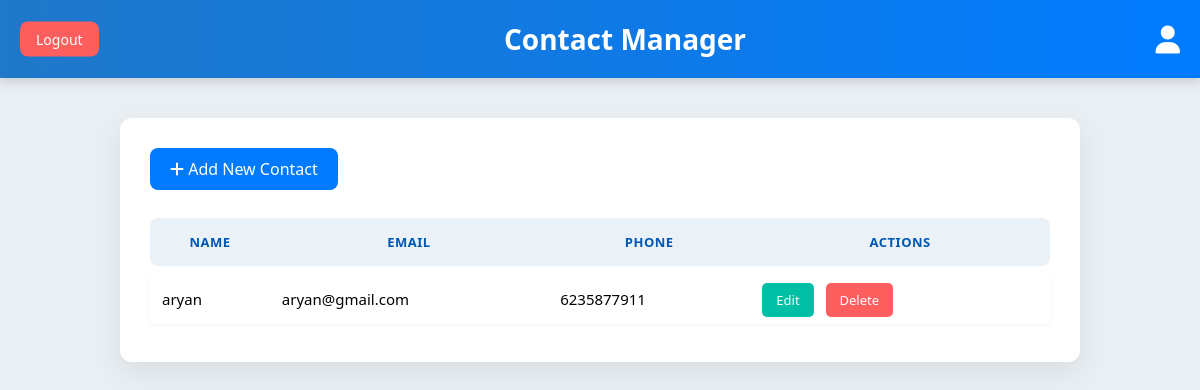
/ (signed in), run on the app's committed database.
### conatct/models.py (models this page shows, shortened)
class Contact(models.Model):
    user = models.ForeignKey(User, on_delete=models.CASCADE)
    name = models.CharField(max_length=100)
    phone = models.CharField(max_length=15)
    email = models.EmailField()

### conatct/views.py (the view)
# urls.py: path('', views.contact_list, name='contact_list'),
@login_required
def contact_list(request):
    contacts = Contact.objects.filter(user=request.user)
    return render(request, 'home.html', {'contacts': contacts})

### conatct/templates/home.html (shortened to what this page needs)
<!DOCTYPE html>
<html lang="en">
<head>
<link rel="stylesheet" href="https://cdnjs.cloudflare.com/ajax/libs/font-awesome/6.4.2/css/all.min.css">
</head>
<body>
    <header>
        Contact Manager
        <a href="{% url 'profile' %}" class="profile-icon" title="View Profile">
            <i class="fa-solid fa-user"></i>
        </a>
        <a href="{% url 'logout' %}" class="logout-button">Logout</a>
    </header>
    <div class="container">
        <a href="{% url 'add_contact' %}" class="button"><i class="fa-solid fa-plus"></i> Add New Contact</a>
        <table>
            <thead>
                <tr>
                    <th>Name</th>
                    <th>Email</th>
                    <th>Phone</th>
                    <th>Actions</th>
                </tr>
            </thead>
            <tbody>
                {% for contact in contacts %}
                <tr>
                    <td>{{ contact.name }}</td>
                    <td>{{ contact.email }}</td>
                    <td>{{ contact.phone }}</td>
                    <td>
                        <a href="{% url 'edit_contact' contact.id %}" class="action-btn edit-btn">Edit</a>
                        <a href="{% url 'delete_contact' contact.id %}" class="action-btn delete-btn">Delete</a>
                    </td>
                </tr>
                {% empty %}
                <tr>
                    <td colspan="4" style="text-align:center; padding: 20px;">
                        <i class="fa-solid fa-inbox"></i> No contacts found.
                    </td>
                </tr>
                {% endfor %}
            </tbody>
        </table>
    </div>
</body>
</html>

### conatct/templates/home.html (style rules this page uses)
:root { --primary-blue: #007bff; --dark-blue: #0056b3; --light-bg: #EAEFF4; --card-shadow: 0 10px 30px rgba(0, 0, 0, 0.08); --hover-transition: all 0.3s ease-in-out; }
body { font-family: 'Segoe UI', Tahoma, Geneva, Verdana, sans-serif; background: var(--light-bg); margin: 0; padding: 0; }
header { position: relative; background: linear-gradient(90deg, #1f78c9, var(--primary-blue)); color: white; padding: 20px 50px 20px 100px; text-align: center; font-size: 28px; font-weight: 600; box-shadow: 0 4px 10px rgba(0, 0, 0, 0.15); }
.profile-icon { position: absolute; top: 50%; transform: translateY(-50%); right: 20px; cursor: pointer; z-index: 10; transition: var(--hover-transition); }
.profile-icon i { font-size: 28px; color: white; }
.logout-button { position: absolute; top: 50%; transform: translateY(-50%); left: 20px; z-index: 10; background: #FF5E5E; color: white; padding: 8px 16px; border-radius: 8px; text-decoration: none; font-size: 14px; font-weight: 500; transition: var(--hover-transition); }
.container { width: 90%; max-width: 900px; margin: 40px auto; background: white; padding: 30px; border-radius: 12px; box-shadow: var(--card-shadow); }
a.button { display: inline-block; background: var(--primary-blue); color: white; padding: 10px 20px; border-radius: 8px; text-decoration: none; margin-bottom: 20px; font-size: 16px; font-weight: 500; transition: var(--hover-transition); }
table { width: 100%; border-collapse: separate; border-spacing: 0 8px; }
thead th { background: #EAF2F8; color: var(--dark-blue); font-weight: 700; text-transform: uppercase; font-size: 13px; letter-spacing: 0.5px; border-bottom: none; padding: 15px 12px; }
thead tr th:first-child { border-top-left-radius: 8px; border-bottom-left-radius: 8px; }
thead tr th:last-child { border-top-right-radius: 8px; border-bottom-right-radius: 8px; }
tbody tr { background: white; box-shadow: 0 1px 3px rgba(0, 0, 0, 0.05); transition: var(--hover-transition); }
td { padding: 15px 12px; border-bottom: none; font-size: 15px; }
.action-btn { padding: 8px 14px; border-radius: 5px; color: white; text-decoration: none; font-size: 13px; margin-right: 8px; font-weight: 500; transition: var(--hover-transition); }
.edit-btn { background: #00BFA5; }
.delete-btn { background: #FF5E5E; }

### data on the page
Contact: name "aryan", email "aryan@gmail.com", phone "6235877911"
